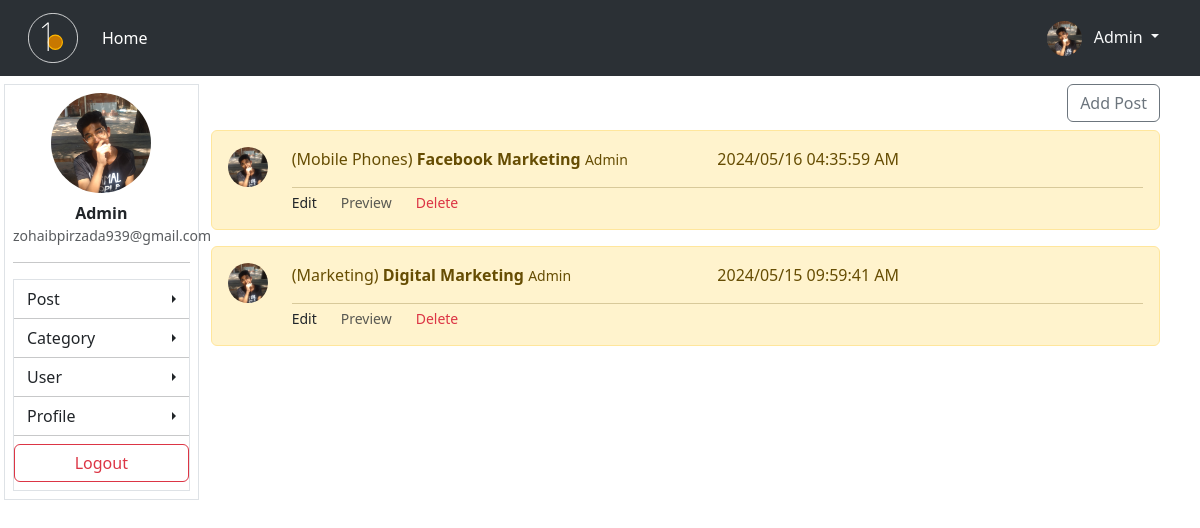
/dashboard/my-post/ (signed in), run on an earlier commit of the app's database.
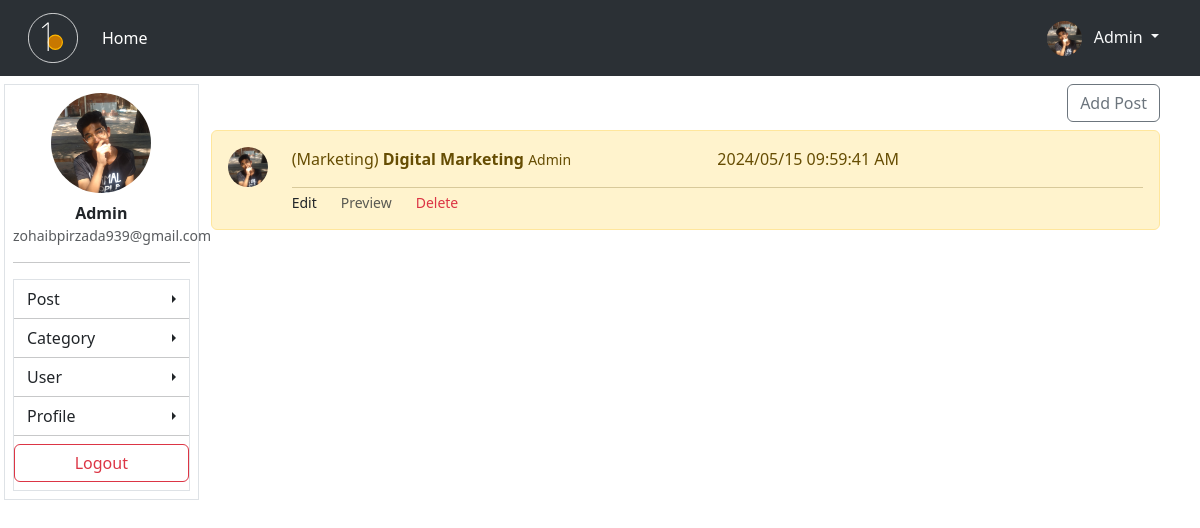
And on a later commit of the database.
### blog/models.py (models this page shows, shortened)
class Blog(models.Model):
    user = models.ForeignKey(User, on_delete=models.CASCADE)
    category = models.ForeignKey(Category, on_delete=models.CASCADE)
    title = models.CharField(max_length=200)
    thumbnail_image = models.ImageField(upload_to='blog/img')
    pub_date = models.DateTimeField(auto_now_add=True)
    body = RichTextField()

class Profile(models.Model):
    user = models.OneToOneField(User, on_delete=models.CASCADE)
    profile_pic = models.ImageField(upload_to='images', default='image/profile.png')
    staff = models.CharField(max_length=20, choices=STAFF_SELECTOR , default='Pending')

class Category(models.Model):
    user = models.ForeignKey(User, on_delete=models.CASCADE, related_name='cat_user')
    name = models.CharField(max_length=200)
    cat_image = models.ImageField(upload_to='cat/img', blank=True)
    create_date = models.DateTimeField(auto_now_add=True)
    def __str__(self):
        return self.name

### dashboard/views.py (the view)
# urls.py: path('my-post/', views.my_post, name='my_post'),
def my_post(request):
    user = get_object_or_404(User, id=request.user.id)
    profile = get_object_or_404(Profile, user=user)
    if profile.staff == 'Approved':
        my_post = Blog.objects.filter(user=request.user).order_by("-pub_date")
        return render(request, 'my_post.html',{"my_post" : my_post})
    else:
        messages.success(request, 'Your are not team staff')
        return redirect('index')

### dashboard/templates/my_post.html (shortened to what this page needs)
{% extends 'dashboard/base.html' %}
{% block content %}
<div class="w-100 text-end mb-2">
    <a href="{% url 'add_blog' %}" class="btn btn-outline-secondary">Add Post</a>
</div>
{% for post in my_post %}
<div class="alert alert-warning" role="alert">
    <div class="row">
        <div class="col-auto"><img src="{{post.user.profile.profile_pic.url}}"
                class="rounded-circle object-fit-cover" style="object-position: 0% 0%;" width="40px" height="40px"
                alt=""></div>
        <div class="col">
            <div class="w-100 d-flex">
                <div class="w-75">
                    ({{post.category}})
                    <strong>{{post.title|capfirst}}</strong>
                    <small> {{post.user.username|capfirst}}</small>
                </div>
                <div class="w-75">
                    <p>{{post.pub_date|date:'Y/m/d H:i:s A'}} </p>
                </div>
            </div>
            <hr class="m-0">
            <div class="w-100 row">
                <div class="col-auto form-text"><a class="text-dark text-decoration-none" href="{% url 'edit_post' post.id %}">Edit</a></div>
                <div class="col-auto form-text">Preview</div>
                <div class="col-auto form-text "><a class="text-danger " style="text-decoration: none;" href="{% url 'delete_post' post.id %}">Delete</a></div>
            </div>
        </div>
    </div>
</div>
{% empty %}
<div class="w-100 text-center">
    <h1 style="text-transform:capitalize;">
        {{request.user.username}}'s not have any Post🤷‍♀️🤷‍♀️
    </h1>
</div>
{% endfor  %}
{% endblock content %}

What changed in the data, as far as the page shows it:
no longer on this page (row edited): Blog: user.profile.profile_pic (picture), category "Mobile Phones", title "Facebook Marketing", user.username "Admin", pub_date "2024/05/16 04:35:59 AM"
